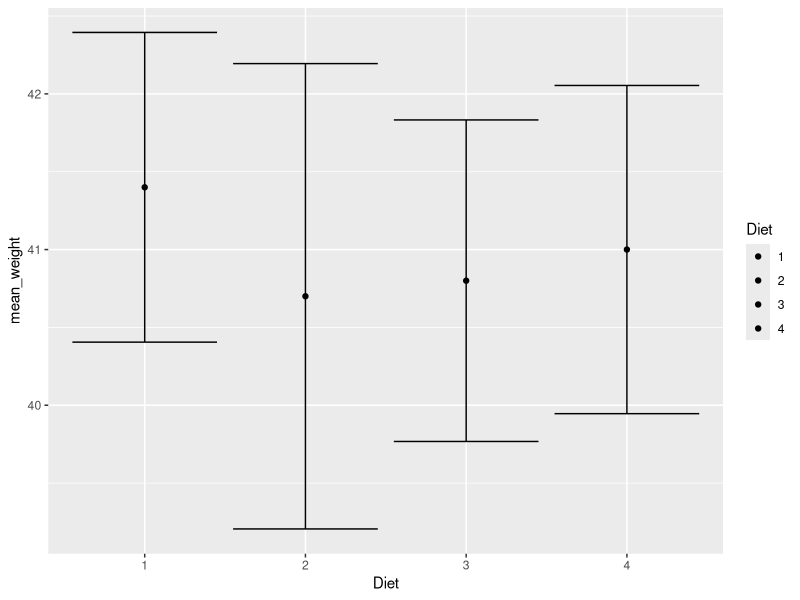
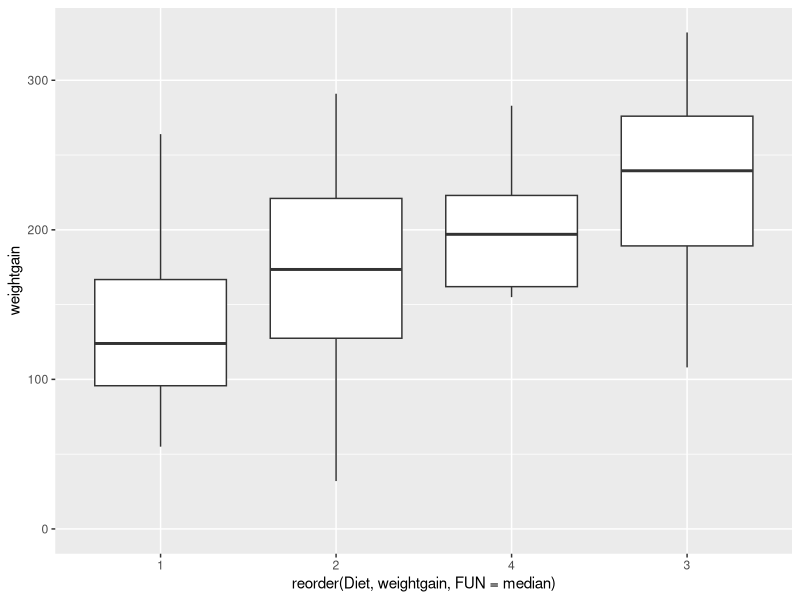
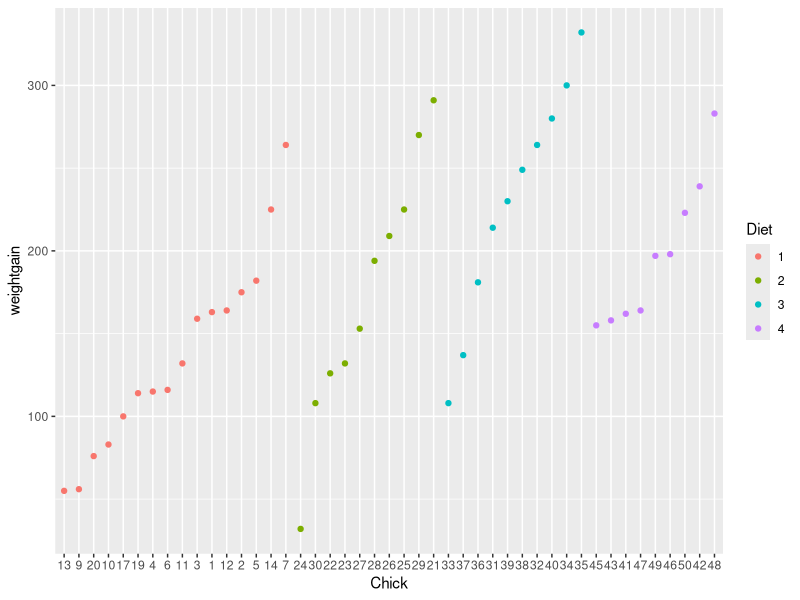
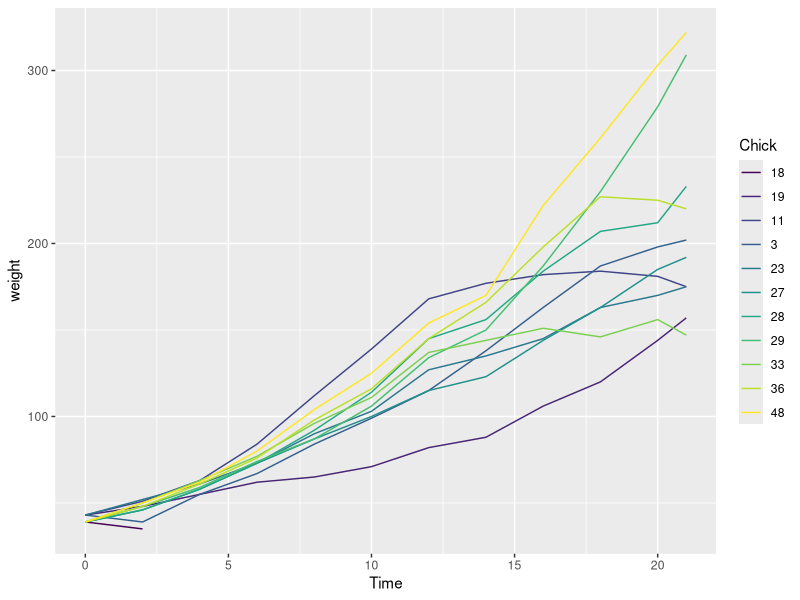
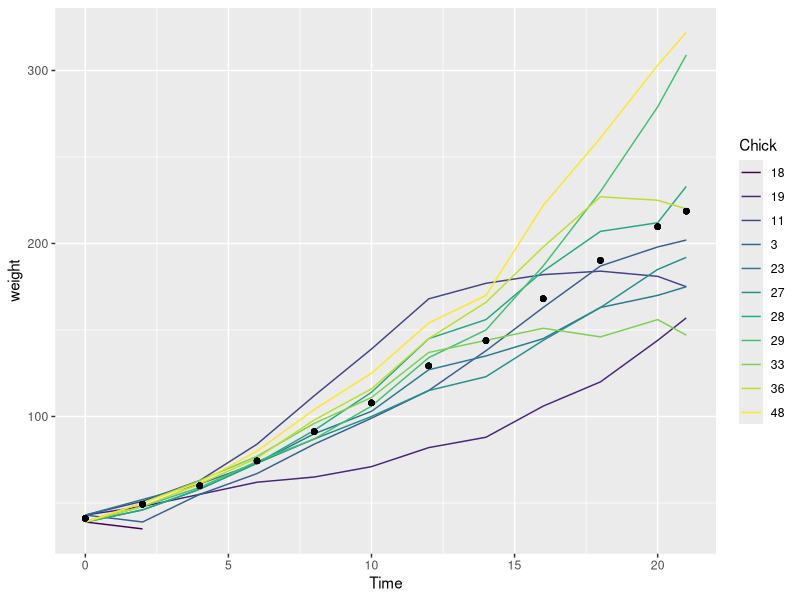
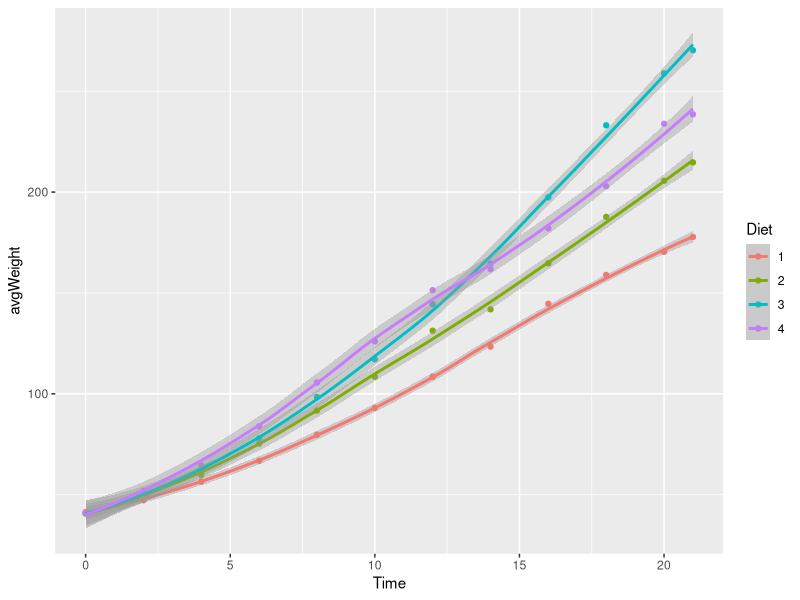

Source code (R) for these figures, in order:
## ---- chunk 1
knitr::opts_chunk$set(echo = TRUE)
## ---- chunk 2
library(ggplot2)
library(dplyr)
## ---- chunk 3
#ChickWeight <- ChickWeight %>% mutate(Chick = as.numeric(Chick), Diet = as.factor(Diet))
weight0 <- ChickWeight %>% filter(Time == 0) %>% group_by(Diet) %>% summarize(num_chicks = n(), mean_weight = mean(weight, na.rm = TRUE), sd_weight = sd(weight, na.rm = TRUE))
weight0
## ---- chunk 4
ggplot(weight0, aes(x = Diet, y = mean_weight, fill = Diet)) + geom_errorbar(aes(ymin = mean_weight - sd_weight, ymax = mean_weight + sd_weight)) + geom_point()
## ---- chunk 5
ChickWeight %>% group_by(Chick) %>% summarize(n = n())
## ---- chunk 6
complete <- ChickWeight %>% select_all() 
complete %>% head(3)
## ---- chunk 7
helper <- complete %>% filter(Time == 0) %>% mutate(baseWeight = weight) %>% select(Chick, baseWeight)

completeWGain <- complete %>% left_join(helper, by = 'Chick') %>% mutate(weightgain = weight - baseWeight) %>% select(-c(baseWeight))
completeWGain %>% head(3)
## ---- chunk 8
ggplot(completeWGain %>% filter(Time == 21), aes(x = reorder(Diet, weightgain, FUN = median),  y = weightgain)) + geom_boxplot() + expand_limits(y = 0)
## ---- chunk 9
ggplot(completeWGain %>% filter(Time == 21), aes(y = weightgain, x = Chick, color = Diet)) + geom_point()
## ---- chunk 10
completeWGain %>% filter(Time == max(Time)) %>% arrange(desc(weightgain)) %>% head(1)
## ---- chunk 11
completeWGain %>% filter(Time == max(Time)) %>% arrange(weightgain) %>% head(1)
## ---- chunk 12
extremes <- completeWGain %>% filter(Time == 0, weight == 43) %>% select(Chick) %>% full_join(completeWGain %>% filter(Time == 0, weight == 39) %>% select(Chick))
## ---- chunk 13
completeExtremes <- complete %>% inner_join(extremes, by = 'Chick')
avgWeightsbyTime <- complete %>% group_by(Time) %>% summarize(avgWeight = mean(weight))

plot1 <- ggplot(completeExtremes %>% inner_join(avgWeightsbyTime, by = "Time"), aes(x = Time, y = weight, by = Chick, color = Chick)) + geom_line()
plot1
## ---- chunk 14
plot1 + geom_point(aes(x = Time, y = avgWeight), color = "black")
## ---- chunk 15
ggplot(complete %>% group_by(Diet, Time) %>% summarize(avgWeight = mean(weight)), aes(x = Time, y = avgWeight, by = Diet, color = Diet)) + geom_point() + geom_smooth()
